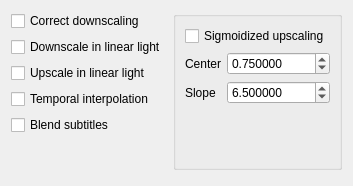
                    <widget class="QWidget" name="scaleOptionsTab">
                     <attribute name="title">
                      <string>Options</string>
                     </attribute>
                     <layout class="QHBoxLayout" name="scaleOptionsTabLayout" stretch="1,1">
                      <item>
                       <layout class="QVBoxLayout" name="scalingLayout">
                        <item>
                         <widget class="QCheckBox" name="scalingCorrectDownscaling">
                          <property name="text">
                           <string>Correct downscaling</string>
                          </property>
                         </widget>
                        </item>
                        <item>
                         <widget class="QCheckBox" name="scalingInLinearLight">
                          <property name="text">
                           <string>Downscale in linear light</string>
                          </property>
                         </widget>
                        </item>
                        <item>
                         <widget class="QCheckBox" name="scalingUpInLinearLight">
                          <property name="text">
                           <string>Upscale in linear light</string>
                          </property>
                         </widget>
                        </item>
                        <item>
                         <widget class="QCheckBox" name="scalingTemporalInterpolation">
                          <property name="text">
                           <string>Temporal interpolation</string>
                          </property>
                         </widget>
                        </item>
                        <item>
                         <widget class="QCheckBox" name="scalingBlendSubtitles">
                          <property name="text">
                           <string>Blend subtitles</string>
                          </property>
                         </widget>
                        </item>
                        <item>
                         <spacer name="scalingSpacer">
                          <property name="orientation">
                           <enum>Qt::Orientation::Vertical</enum>
                          </property>
                          <property name="sizeHint" stdset="0">
                           <size>
                            <width>20</width>
                            <height>40</height>
                           </size>
                          </property>
                         </spacer>
                        </item>
                       </layout>
                      </item>
                      <item>
                       <layout class="QVBoxLayout" name="sigmoidLayout">
                        <property name="bottomMargin">
                         <number>5</number>
                        </property>
                        <item>
                         <widget class="QGroupBox" name="sigmoidBox">
                          <property name="title">
                           <string/>
                          </property>
                          <layout class="QFormLayout" name="sigmoidBoxLayout">
                           <item row="0" column="0" colspan="2">
                            <widget class="QCheckBox" name="scalingSigmoidizedUpscaling">
                             <property name="text">
                              <string>Sigmoidized upscaling</string>
                             </property>
                            </widget>
                           </item>
                           <item row="1" column="0">
                            <widget class="QLabel" name="sigmoidizedCenterLabel">
                             <property name="text">
                              <string>Center</string>
                             </property>
                            </widget>
                           </item>
                           <item row="1" column="1">
                            <widget class="QDoubleSpinBox" name="sigmoidizedCenter">
                             <property name="sizePolicy">
                              <sizepolicy hsizetype="MinimumExpanding" vsizetype="Fixed">
                               <horstretch>0</horstretch>
                               <verstretch>0</verstretch>
                              </sizepolicy>
                             </property>
                             <property name="decimals">
                              <number>6</number>
                             </property>
                             <property name="maximum">
                              <double>1.000000000000000</double>
                             </property>
                             <property name="value">
                              <double>0.750000000000000</double>
                             </property>
                            </widget>
                           </item>
                           <item row="2" column="0">
                            <widget class="QLabel" name="sigmoidizedSlopeLabel">
                             <property name="text">
                              <string>Slope</string>
                             </property>
                            </widget>
                           </item>
                           <item row="2" column="1">
                            <widget class="QDoubleSpinBox" name="sigmoidizedSlope">
                             <property name="sizePolicy">
                              <sizepolicy hsizetype="MinimumExpanding" vsizetype="Fixed">
                               <horstretch>0</horstretch>
                               <verstretch>0</verstretch>
                              </sizepolicy>
                             </property>
                             <property name="decimals">
                              <number>6</number>
                             </property>
                             <property name="minimum">
                              <double>1.000000000000000</double>
                             </property>
                             <property name="maximum">
                              <double>20.000000000000000</double>
                             </property>
                             <property name="value">
                              <double>6.500000000000000</double>
                             </property>
                            </widget>
                           </item>
                          </layout>
                         </widget>
                        </item>
                       </layout>
                      </item>
                     </layout>
                    </widget>
